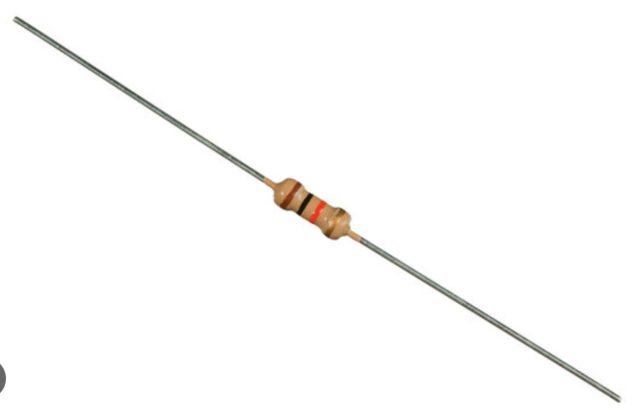
#> input picture single_resistor.jpg, 1272 x 822 px (shown at 1/2 size)
$ python detect.py
#> lines starting #> are read from the running program, lines starting #| are printed output that depends on the picture; after the words box and inside, x2 and y2 are one past the last pixel; in counts of white or black regions, pixels touching at a corner belong together
import cv2 as cv

import numpy as np

# Read the images
img = cv.imread("single_resistor.jpg")
#> img is the input picture: shape (822, 1272, 3); mean B, G, R 251.2, 251.7, 252.1

# Check if the image is loaded successfully
if img is not None:
    # Display the image
    cv.imshow("image", img)
    cv.waitKey(0)
    cv.destroyAllWindows()
else:
    print("Failed to load the image.")

image = cv.resize(img, (400, 300))
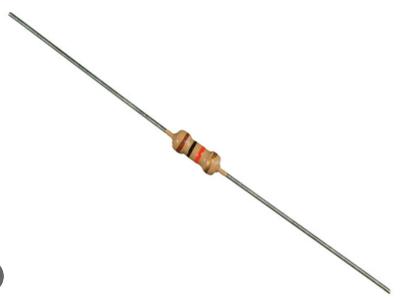
#> image: shape (300, 400, 3); mean B, G, R 251.2, 251.7, 252.1

# # Convert Image to Image HSV
hsv = cv.cvtColor(image, cv.COLOR_BGR2LAB)
#> hsv: shape (300, 400, 3); mean of channels 0, 1, 2 252, 128.1, 128.4

lower = (50, 0, 0)
upper = (100, 220, 220)

mask = cv.inRange(hsv, lower, upper)
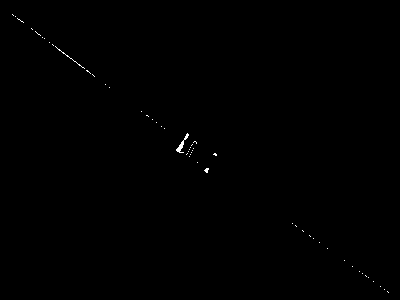
#> mask: shape (300, 400); 0.17% white in thin lines or dots, all inside (x1, y1, x2, y2) = (12, 14, 389, 293)

cv.imshow("Mask", mask)
cv.waitKey(0)

$ run again, with resistor.jpg copied over single_resistor.jpg
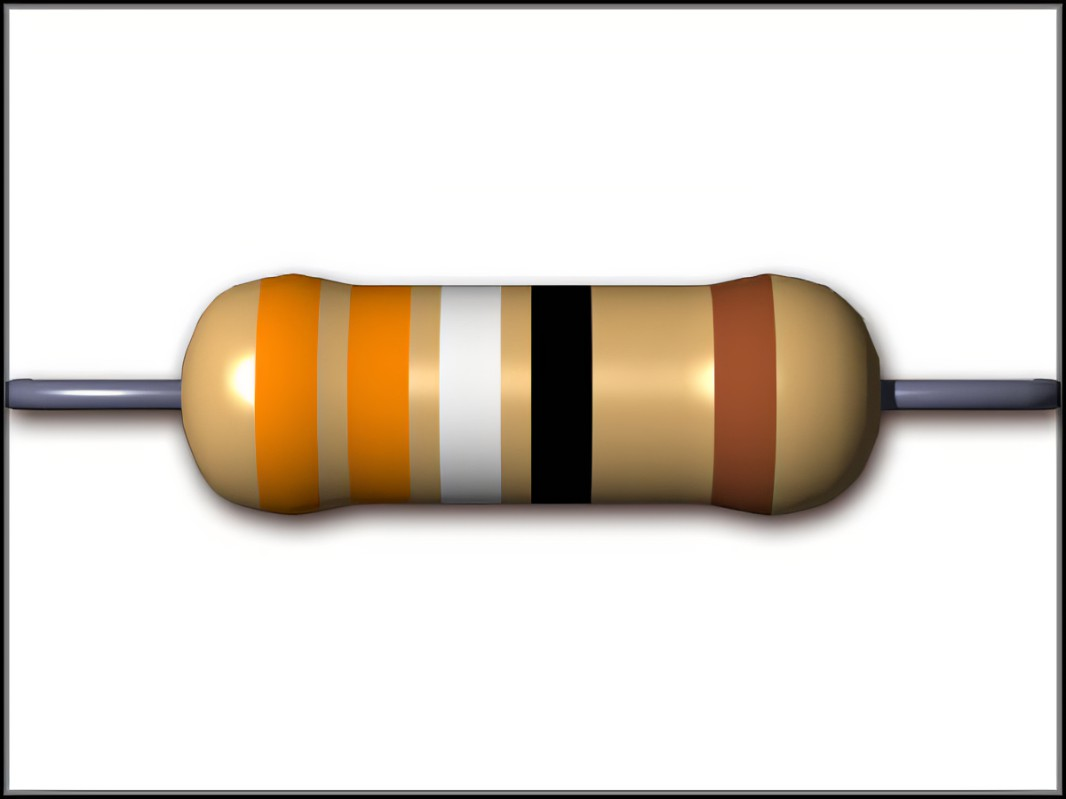
#> input picture resistor.jpg, 1066 x 799 px
#> img is the input picture: shape (799, 1066, 3); mean B, G, R 209.3, 218, 225.5
#> hsv: shape (300, 400, 3); mean of channels 0, 1, 2 221.4, 130.1, 133.5
#> `mask = cv.inRange(hsv, lower, upper)`:
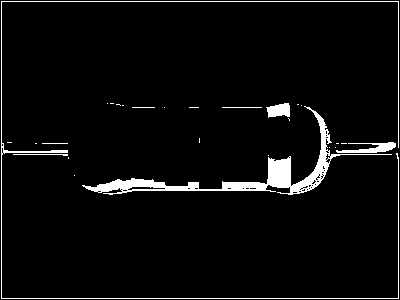
#> mask: shape (300, 400); 4.5% white; 27 white regions (19 under 20 px), largest, box (x1, y1, x2, y2) and area: (82, 106, 392, 195) 3011, (1, 1, 399, 299) 1552, (336, 142, 396, 153) 328
